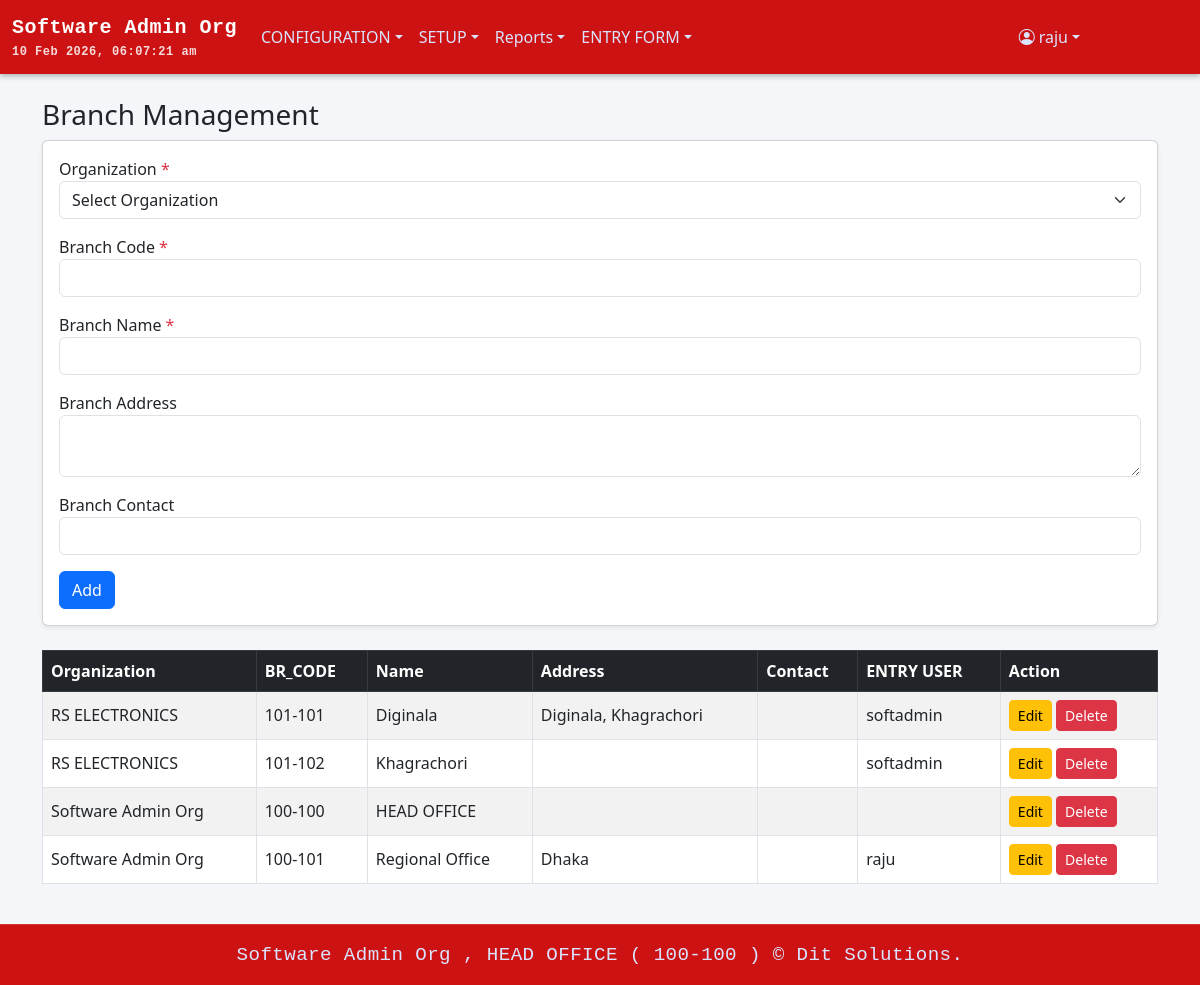
Before: /add_branch.php (signed in) with the older database file.
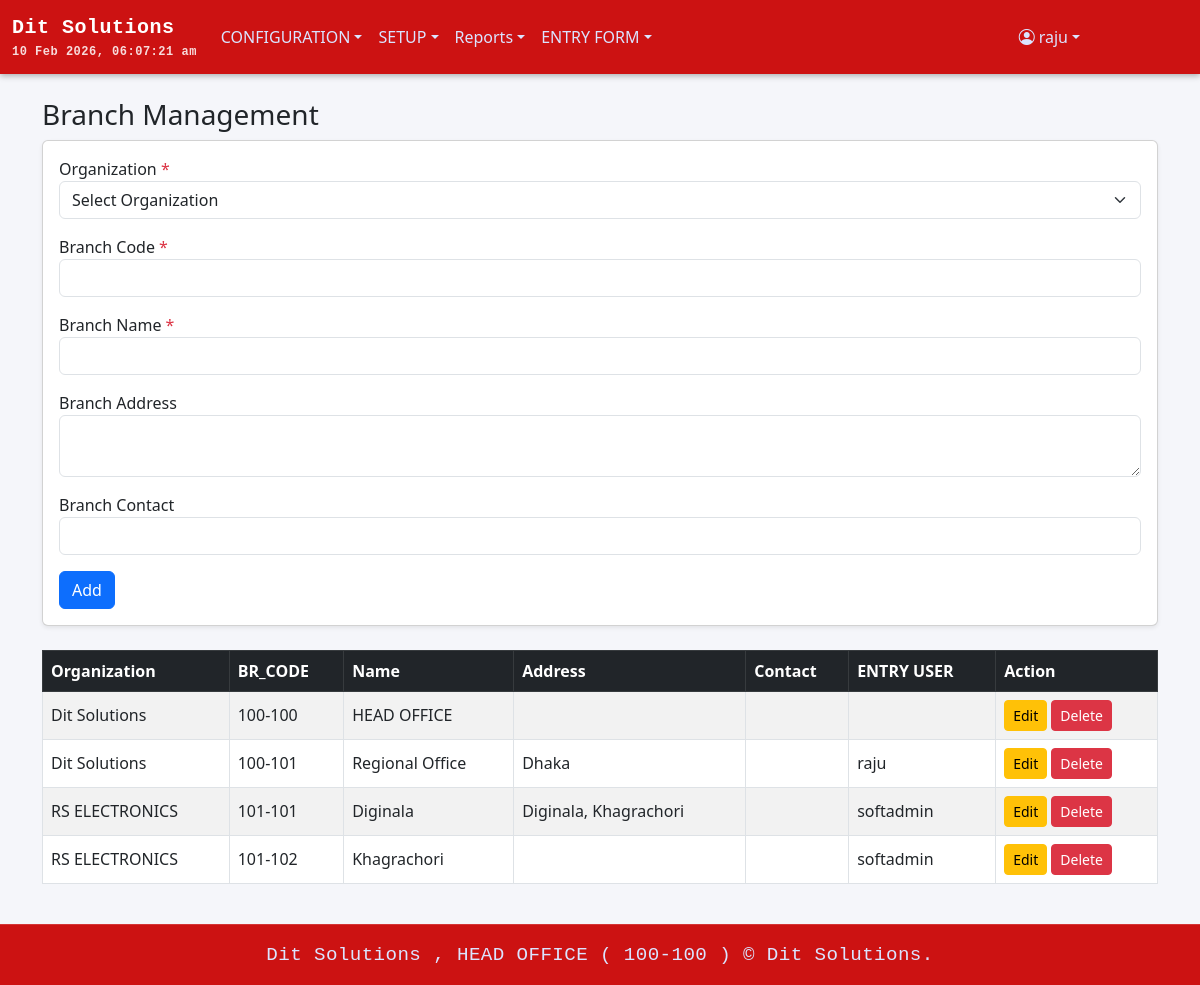
After: the same page with the newer database file.
### tables this page shows
CREATE TABLE `menu_info` (
  `MENU_ID` int(11) NOT NULL,
  `MENU_NAME` varchar(100) NOT NULL,
  `MENU_LINK` varchar(255) DEFAULT NULL,
  `PARENT_ID` int(11) DEFAULT NULL
);

CREATE TABLE `branch_info` (
  `BR_CODE` varchar(20) NOT NULL,
  `BRANCH_NAME` varchar(200) NOT NULL,
  `BRANCH_ADDRESS` varchar(200) DEFAULT NULL,
  `BRANCH_CONTACT` varchar(500) DEFAULT NULL,
  `ORG_CODE` varchar(20) NOT NULL,
  `AUTHORIZED_STATUS` char(1) DEFAULT NULL,
  `AUTHORIZED_USER` varchar(100) DEFAULT NULL,
  `AUTHORIZED_DATE` date DEFAULT NULL,
  `ENTRY_DATE` date DEFAULT NULL,
  `ENTRY_USER` varchar(200) DEFAULT NULL,
  `EDIT_DATE` date DEFAULT NULL,
  `EDIT_USER` varchar(200) DEFAULT NULL,
  `DELETE_USER` varchar(200) DEFAULT NULL,
  `DELETE_DATE` date DEFAULT NULL
);

CREATE TABLE `organization_info` (
  `ORG_CODE` varchar(20) NOT NULL,
  `ORGANIZATION_NAME` varchar(200) NOT NULL,
  `ORGANIZATION_ADDRESS` varchar(200) DEFAULT NULL,
  `ORGANIZATION_CONTACT` varchar(500) DEFAULT NULL,
  `AUTHORIZED_STARUS` varchar(1) DEFAULT NULL,
  `AUTHORIZED_USER` varchar(100) DEFAULT NULL,
  `AUTHORIZED_DATE` date DEFAULT NULL,
  `ENTRY_DATE` date DEFAULT NULL,
  `ENTRY_USER` varchar(200) DEFAULT NULL,
  `EDIT_DATE` date DEFAULT NULL,
  `EDIT_USER` varchar(200) DEFAULT NULL,
  `DELETE_USER` varchar(200) DEFAULT NULL,
  `DELETE_DATE` date DEFAULT NULL
);

### add_branch.php (the view, shortened to what the changed rows need)
<?php
require 'db.php';
$user      = $_SESSION['user'];
$userType  = $user['user_type_id'];
$canEdit   = $user['can_edit'] ?? 1;
$canDelete = $user['can_delete'] ?? 1;
if ($userType == 1) {
    $stmt = $pdo->query("SELECT b.*, o.ORGANIZATION_NAME
                         FROM branch_info b
                         JOIN organization_info o ON b.ORG_CODE = o.ORG_CODE
                         ORDER BY o.ORGANIZATION_NAME, b.BRANCH_NAME");
    $branches = $stmt->fetchAll();
}
?>
<!DOCTYPE html>
<html lang="en">
<head>
    <link href="https://cdn.jsdelivr.net/npm/bootstrap@5.3.0/dist/css/bootstrap.min.css" rel="stylesheet">
</head>
<body class="d-flex flex-column min-vh-100">
<?php include 'header.php'; ?>
<main class="container py-4 flex-grow-1">
    <div class="table-responsive">
        <table class="table table-bordered table-striped align-middle">
            <thead class="table-dark">
                <tr>
                    <th>Organization</th>
                    <th>BR_CODE</th>
                    <th>Name</th>
                    <th>Address</th>
                    <th>Contact</th>
                    <th>ENTRY USER</th>
                    <th>Action</th>
                </tr>
            </thead>
            <tbody>
                <?php foreach ($branches as $b): ?>
                    <tr>
                        <td><?= htmlspecialchars($b['ORGANIZATION_NAME']) ?></td>
                        <td><?= htmlspecialchars($b['BR_CODE']) ?></td>
                        <td><?= htmlspecialchars($b['BRANCH_NAME']) ?></td>
                        <td><?= htmlspecialchars($b['BRANCH_ADDRESS']) ?></td>
                        <td><?= htmlspecialchars($b['BRANCH_CONTACT']) ?></td>
                        <td><?= htmlspecialchars($b['ENTRY_USER']) ?></td>
                        <td>
                            <?php if ($canEdit): ?>
                                <a href="?edit=<?= urlencode($b['BR_CODE']) ?>" class="btn btn-sm btn-warning">Edit</a>
                            <?php endif; ?>
                            <?php if ($canDelete): ?>
                                <a href="?delete=<?= urlencode($b['BR_CODE']) ?>" class="btn btn-sm btn-danger"
                                   onclick="return confirm('Are you sure you want to delete this branch?')">Delete</a>
                            <?php endif; ?>
                        </td>
                    </tr>
                <?php endforeach; ?>
            </tbody>
        </table>
    </div>
</main>
<?php include 'footer.php'; ?>
</body>
</html>

### header.php (shortened to what the changed rows need)
<?php
$loginUserTypeId = $_SESSION['user']['user_type_id'] ?? '';
$sqlMenus = "SELECT m.MENU_ID, m.MENU_NAME, m.MENU_LINK, m.PARENT_ID
             FROM menu_info m
             INNER JOIN user_menu_view_permission ump
                 ON m.MENU_ID = ump.MENU_ID
             WHERE ump.USER_TYPE_ID = :user_type_id
               AND ump.CAN_VIEW = true
             ORDER BY m.MENU_ID";
$stmtMenus = $pdo->prepare($sqlMenus);
$stmtMenus->execute(['user_type_id' => $loginUserTypeId]);
$menus = $stmtMenus->fetchAll(PDO::FETCH_ASSOC);
$menuTree = [];
foreach ($menus as $menu) {
    $parentId = $menu['PARENT_ID'] ?: 0;
    $menuTree[$parentId][] = $menu;
}
?>
<!DOCTYPE html>
<html lang="en">
<head>
    <link href="https://cdn.jsdelivr.net/npm/bootstrap@5.3.0/dist/css/bootstrap.min.css" rel="stylesheet">
    <link href="https://cdn.jsdelivr.net/npm/bootstrap-icons@1.10.5/font/bootstrap-icons.css" rel="stylesheet">
</head>
<body>
<nav class="navbar navbar-expand-lg navbar-dark">
    <div class="container-fluid">
       <a class="navbar-brand d-flex flex-column" href="home.php">
    <span>
        <?= htmlspecialchars($_SESSION['user']['org_name'] ?? 'Stock36') ?>
    </span>
    <small id="currentDateTime" style="font-size: 0.75rem; opacity: 0.85;">
    </small>
</a>
        <div class="collapse navbar-collapse" id="navbarContent">
            <ul class="navbar-nav me-auto mb-2 mb-lg-0">
                <?php
                if (isset($menuTree[0])) {
                    foreach ($menuTree[0] as $menu) {
                        $menuId = $menu['MENU_ID'];
                        if (isset($menuTree[$menuId])) {
                            echo '<li class="nav-item dropdown">';
                            echo '<a class="nav-link dropdown-toggle" href="#" role="button" data-bs-toggle="dropdown">'
                                . htmlspecialchars($menu['MENU_NAME']) . '</a>';
                            echo '<ul class="dropdown-menu">';
                            echo '</ul></li>';
                        } else {
                            echo '<li class="nav-item">';
                            echo '<a class="nav-link" href="' . htmlspecialchars($menu['MENU_LINK']) . '">'
                                . htmlspecialchars($menu['MENU_NAME']) . '</a></li>';
                        }
                    }
                }
                ?>
            </ul>
        </div>
    </div>
</nav>
</body>
</html>

### footer.php (shortened to what the changed rows need)
<link href="https://cdn.jsdelivr.net/npm/bootstrap@5.3.0/dist/css/bootstrap.min.css" rel="stylesheet">
<footer class="footer mt-auto text-white text-center">
    <div class="container py-2">
        <small class="mono-footer">
            <?= htmlspecialchars($_SESSION['user']['org_name'] ?? 'N/A') ?> ,
            <?= htmlspecialchars($_SESSION['user']['branch_name'] ?? 'N/A') ?> (
            <?= htmlspecialchars($_SESSION['user']['br_code'] ?? 'N/A') ?> )
            &copy; Dit Solutions.
        </small>
    </div>
</footer>

Changed rows visible on the page:
changed through a linked row, branch_info "HEAD OFFICE": ORG_CODE.ORGANIZATION_NAME "Software Admin Org" → "Dit Solutions"; moves up the list
changed through a linked row, branch_info "Regional Office": ORG_CODE.ORGANIZATION_NAME "Software Admin Org" → "Dit Solutions"; moves up the list
Other visible differences:
$_SESSION['user']['org_name']: "Software Admin Org" → "Dit Solutions"
